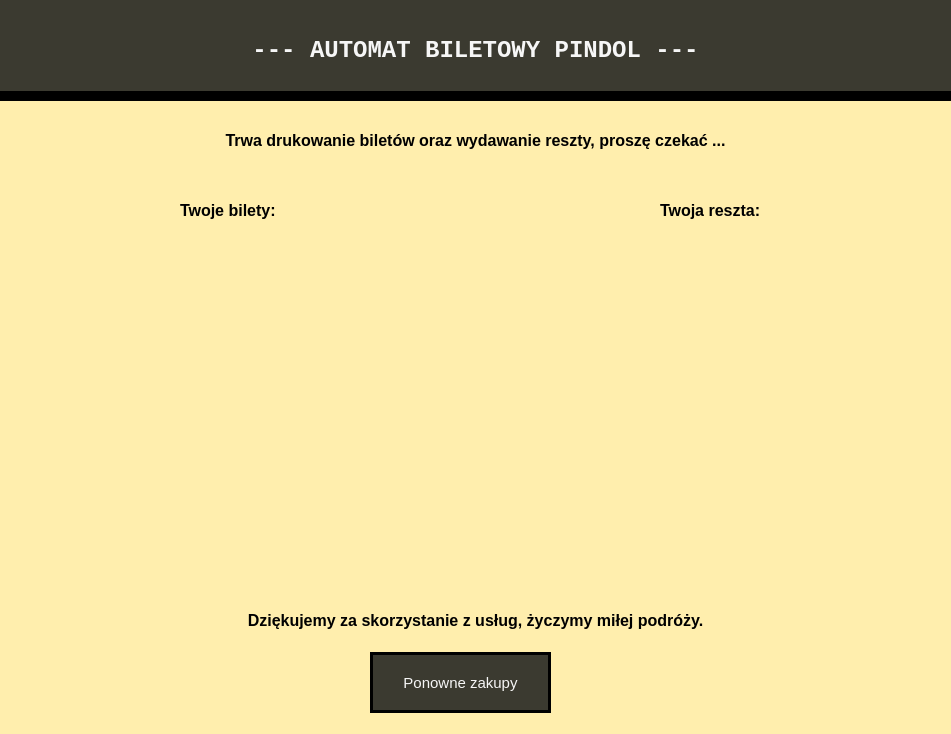
<?xml version="1.0" encoding="UTF-8"?>
<ui version="4.0">
 <class>MainWindow</class>
 <widget class="QMainWindow" name="MainWindow">
  <property name="geometry">
   <rect>
    <x>0</x>
    <y>0</y>
    <width>951</width>
    <height>734</height>
   </rect>
  </property>
  <property name="font">
   <font>
    <family>Consolas</family>
    <pointsize>9</pointsize>
    <weight>75</weight>
    <italic>false</italic>
    <bold>true</bold>
   </font>
  </property>
  <property name="windowTitle">
   <string>Ticket Machine - PINDOL</string>
  </property>
  <property name="windowIcon">
   <iconset>
    <normaloff>assets/50groszy.png</normaloff>assets/50groszy.png</iconset>
  </property>
  <property name="autoFillBackground">
   <bool>false</bool>
  </property>
  <property name="styleSheet">
   <string notr="true">background:#ffeead</string>
  </property>
  <widget class="QWidget" name="TicketsWidget">
   <widget class="QLabel" name="label_title">
    <property name="geometry">
     <rect>
      <x>0</x>
      <y>0</y>
      <width>951</width>
      <height>101</height>
     </rect>
    </property>
    <property name="font">
     <font>
      <family>Consolas</family>
      <pointsize>18</pointsize>
      <weight>75</weight>
      <bold>true</bold>
     </font>
    </property>
    <property name="autoFillBackground">
     <bool>false</bool>
    </property>
    <property name="styleSheet">
     <string notr="true">color: #f6f6f6; background: #3b3a30; border-bottom: 10px solid black</string>
    </property>
    <property name="text">
     <string>--- AUTOMAT BILETOWY PINDOL ---</string>
    </property>
    <property name="alignment">
     <set>Qt::AlignCenter</set>
    </property>
   </widget>
   <widget class="QLabel" name="label_printing">
    <property name="geometry">
     <rect>
      <x>10</x>
      <y>110</y>
      <width>931</width>
      <height>61</height>
     </rect>
    </property>
    <property name="font">
     <font>
      <pointsize>12</pointsize>
      <weight>75</weight>
      <bold>true</bold>
     </font>
    </property>
    <property name="text">
     <string>Trwa drukowanie biletów oraz wydawanie reszty, proszę czekać ...</string>
    </property>
    <property name="alignment">
     <set>Qt::AlignCenter</set>
    </property>
   </widget>
   <widget class="QLabel" name="label_your_tickets">
    <property name="geometry">
     <rect>
      <x>180</x>
      <y>200</y>
      <width>111</width>
      <height>21</height>
     </rect>
    </property>
    <property name="font">
     <font>
      <pointsize>12</pointsize>
      <weight>75</weight>
      <bold>true</bold>
     </font>
    </property>
    <property name="text">
     <string>Twoje bilety:</string>
    </property>
   </widget>
   <widget class="QLabel" name="label_your_change">
    <property name="geometry">
     <rect>
      <x>660</x>
      <y>200</y>
      <width>111</width>
      <height>21</height>
     </rect>
    </property>
    <property name="font">
     <font>
      <pointsize>12</pointsize>
      <weight>75</weight>
      <bold>true</bold>
     </font>
    </property>
    <property name="text">
     <string>Twoja reszta:</string>
    </property>
   </widget>
   <widget class="QLabel" name="label_thanks">
    <property name="geometry">
     <rect>
      <x>10</x>
      <y>590</y>
      <width>931</width>
      <height>61</height>
     </rect>
    </property>
    <property name="font">
     <font>
      <pointsize>12</pointsize>
      <weight>75</weight>
      <bold>true</bold>
     </font>
    </property>
    <property name="text">
     <string>Dziękujemy za skorzystanie z usług, życzymy miłej podróży.</string>
    </property>
    <property name="alignment">
     <set>Qt::AlignCenter</set>
    </property>
   </widget>
   <widget class="QPushButton" name="pushButton">
    <property name="geometry">
     <rect>
      <x>370</x>
      <y>652</y>
      <width>181</width>
      <height>61</height>
     </rect>
    </property>
    <property name="font">
     <font>
      <pointsize>-1</pointsize>
     </font>
    </property>
    <property name="styleSheet">
     <string notr="true">border: 3px solid black; color: #f6f6f6; background: #3b3a30; font-size: 15px; </string>
    </property>
    <property name="text">
     <string>Ponowne zakupy</string>
    </property>
   </widget>
   <widget class="QWidget" name="gridLayoutWidget_2">
    <property name="geometry">
     <rect>
      <x>490</x>
      <y>230</y>
      <width>431</width>
      <height>351</height>
     </rect>
    </property>
    <layout class="QGridLayout" name="grid_your_change"/>
   </widget>
   <widget class="QWidget" name="verticalLayoutWidget">
    <property name="geometry">
     <rect>
      <x>30</x>
      <y>230</y>
      <width>421</width>
      <height>351</height>
     </rect>
    </property>
    <layout class="QVBoxLayout" name="layout_your_tickets">
     <property name="sizeConstraint">
      <enum>QLayout::SetDefaultConstraint</enum>
     </property>
     <property name="topMargin">
      <number>0</number>
     </property>
    </layout>
   </widget>
  </widget>
 </widget>
 <resources/>
 <connections/>
</ui>
